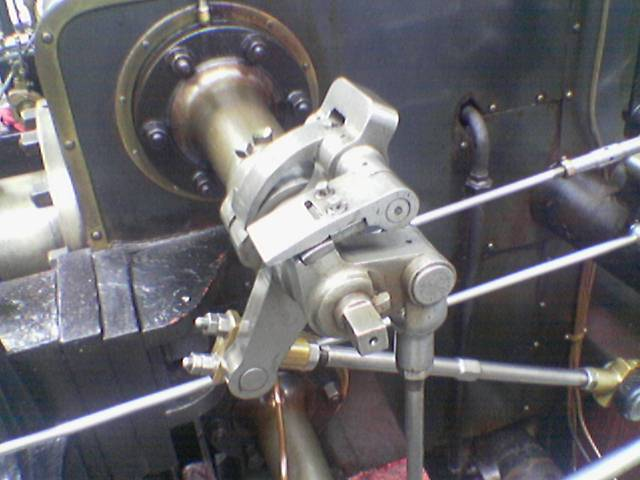
#> input picture DSIP/Exp7a/img.png, 640 x 480 px
$ python code.py
#> lines starting #> are read from the running program, lines starting #| are printed output that depends on the picture; after the words box and inside, x2 and y2 are one past the last pixel; in counts of white or black regions, pixels touching at a corner belong together
import cv2 as cv
import numpy as np


def negative(img, pix_max=255):
    return 255 - img


def disp_image(title, img, delay=3000):
    cv.imshow(title, img)
    cv.waitKey(delay)

def gray_slicing_with_bg(img, r1, r2, pix_max=255):
    img1 = img.copy()
    m, n = img1.shape
    for i in range(m):
        for j in range(n):
            img1[i][j] = 255 if r1 <= img1[i][j] <= r2 else img1[i][j]
    return img1


def gray_slicing_without_bg(img, r1, r2, pix_min=0, pix_max=255):
    img1 = gray_slicing_with_bg(img, r1, r2, pix_max)
    img1[img1 < r1] = pix_min
    img1[img1 > r2] = pix_min
    return img1


def threshold(img, theta, pix_min=0, pix_max=255):
    img1 = img.copy()
    img1[img1 < theta] = pix_min
    img1[img1 >= theta] = pix_max
    return img1


if __name__ == '__main__':
    img = cv.imread('img.png', 0)
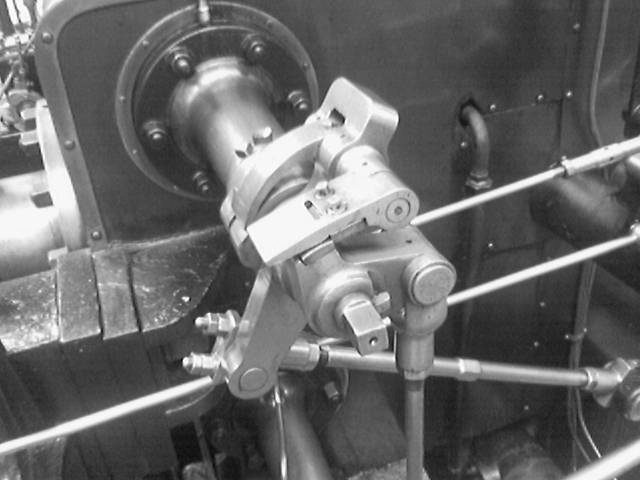
#> img: shape (480, 640); min 6, max 255, mean 105.2
    disp_image('og image', img)
    disp_image('gray slicing with bg', gray_slicing_with_bg(img, 100, 150))
#> after the loop in gray_slicing_with_bg, `for i in range(m):`:
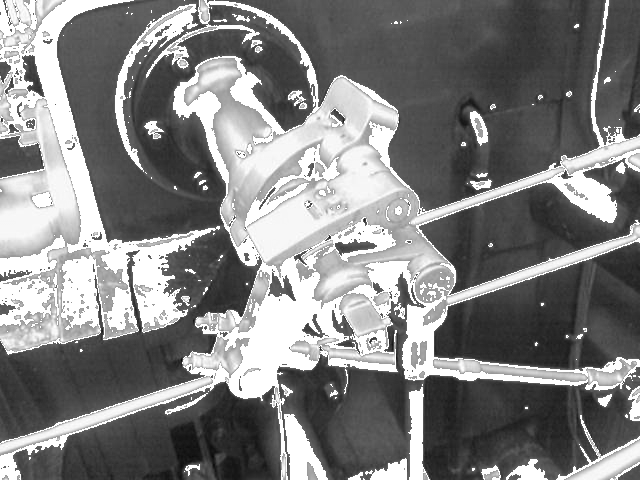
#> img1: shape (480, 640); 18.42% of pixels changed, all inside (x1, y1, x2, y2) = (0, 0, 640, 480)
    disp_image('gray slicing without bg', gray_slicing_with_bg(img, 100, 150))
    disp_image('negative image', negative(img))
#> in negative, `return 255 - img`:
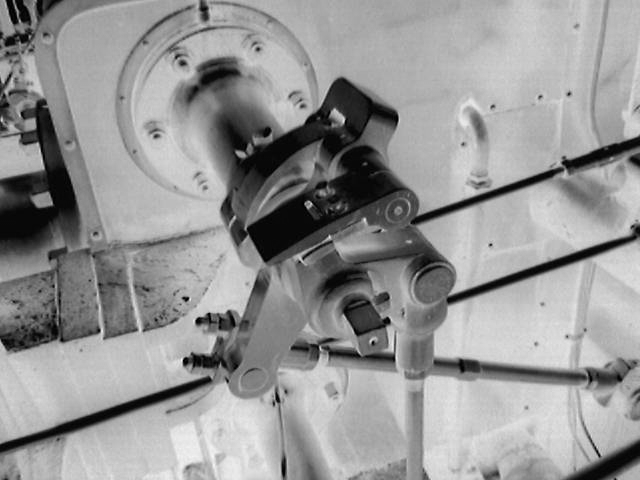
#> returned value: shape (480, 640); min 0, max 249, mean 149.8
    disp_image('thresholded image', threshold(img, 128))
#> in threshold, `img1[img1 < theta] = pix_min`:
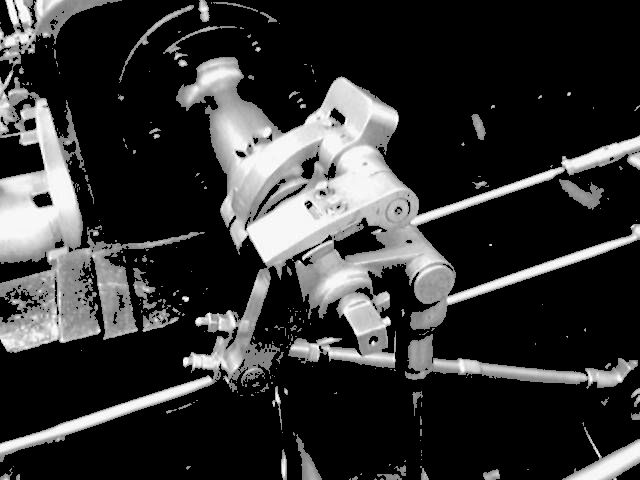
#> img1: shape (480, 640); min 0, max 255, mean 50.9
#> in threshold, `img1[img1 >= theta] = pix_max`:
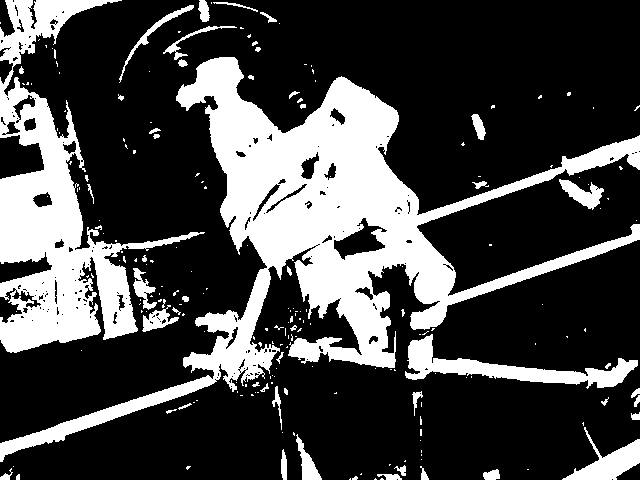
#> img1: shape (480, 640); 27.3% white; 210 white regions (160 under 20 px), largest, box (x1, y1, x2, y2) and area: (0, 57, 640, 462) 50206, (0, 0, 205, 353) 22580, (405, 334, 638, 389) 3765
